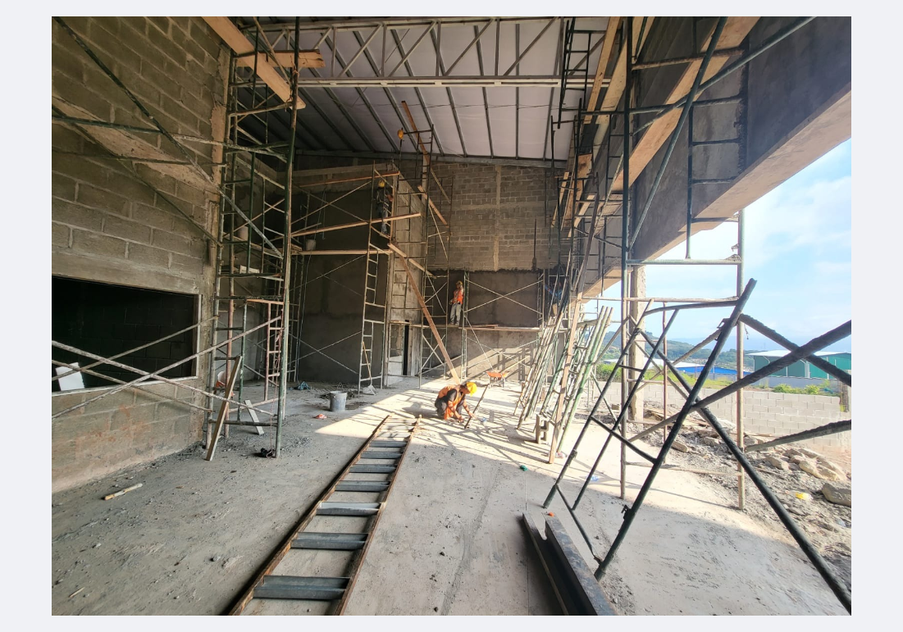
#> input picture assets/images/cards/servicio_construccion_ejecucion.png, 903 x 632 px, shrunk from 1101 x 771 before the run, found by its file name
$ python scratch_crop_clean.py
#> lines starting #> are read from the running program, lines starting #| are printed output that depends on the picture
from PIL import Image

# Clean crop of construction image to remove left/right borders
im = Image.open("assets/images/cards/servicio_construccion_ejecucion.png")
#> im is the input picture: PIL image 903x632 RGB; mean R, G, B 144.9, 140.9, 133
w, h = im.size
#> w = 903; h = 632
# Notice the original image had a light border: let's crop 7% on left and right
cropped_im = im.crop((int(w * 0.08), 0, int(w * 0.92), h))
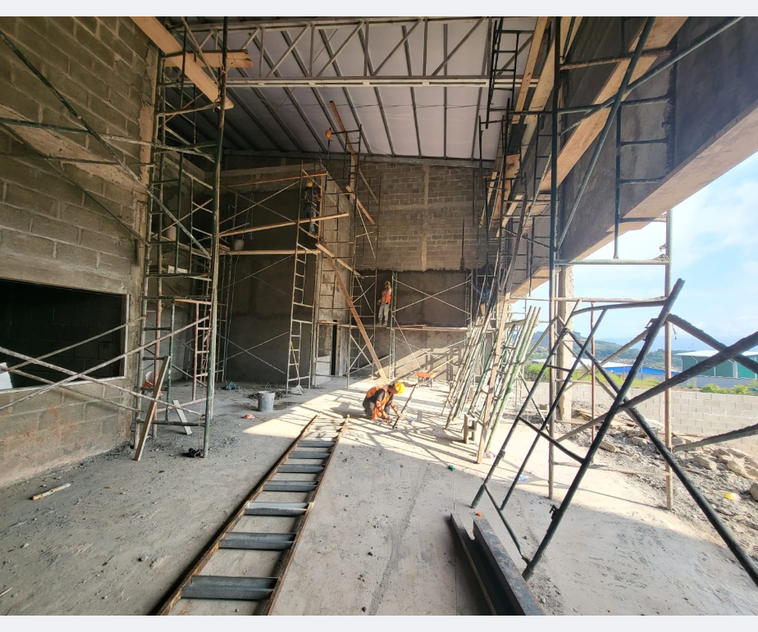
#> cropped_im: PIL image 758x632 RGB; mean R, G, B 132.5, 127.5, 118
cropped_im.save("assets/images/cards/servicio_construccion_ejecucion.png")

# Also let's prepare a hero background image from the PDF
# Page 1 or Page 5 interior or Page 2
hero_bg = Image.open("assets/images/services/interiorismo_remodelacion_p5_168_1024x1024.png")
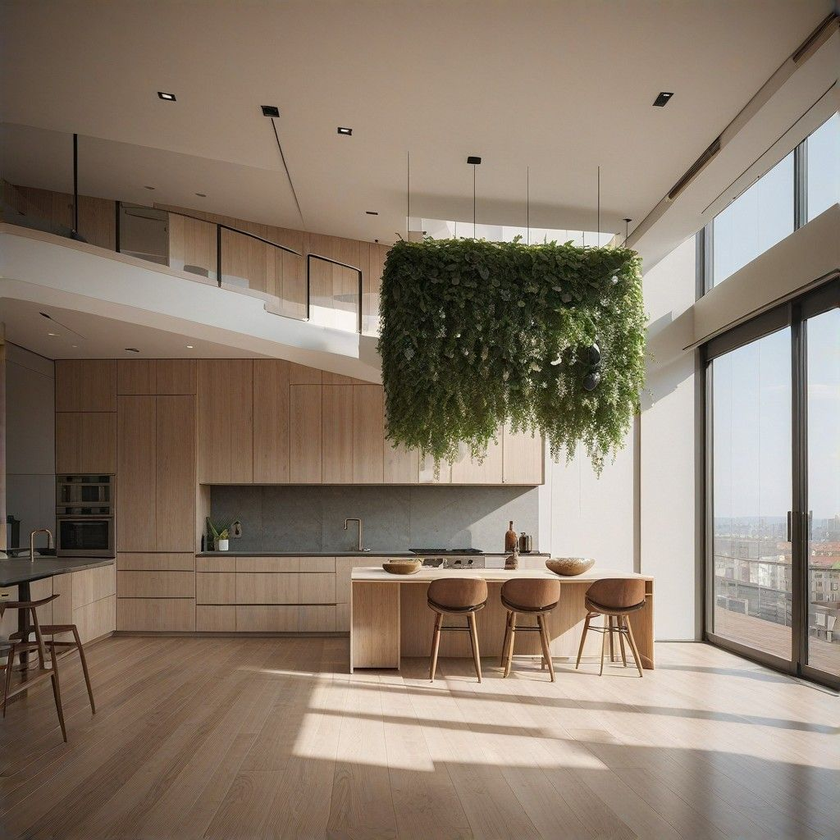
#> input picture assets/images/services/interiorismo_remodelacion_p5_168_1024x1024.png, 840 x 840 px, shrunk from 1024 x 1024 before the run, found by its file name
#> hero_bg is the input picture: PIL image 840x840 RGB; mean R, G, B 137.9, 123.2, 108.2
hero_bg.save("assets/images/hero_architecture_bg.png")

print("Image cropping perfected.")
